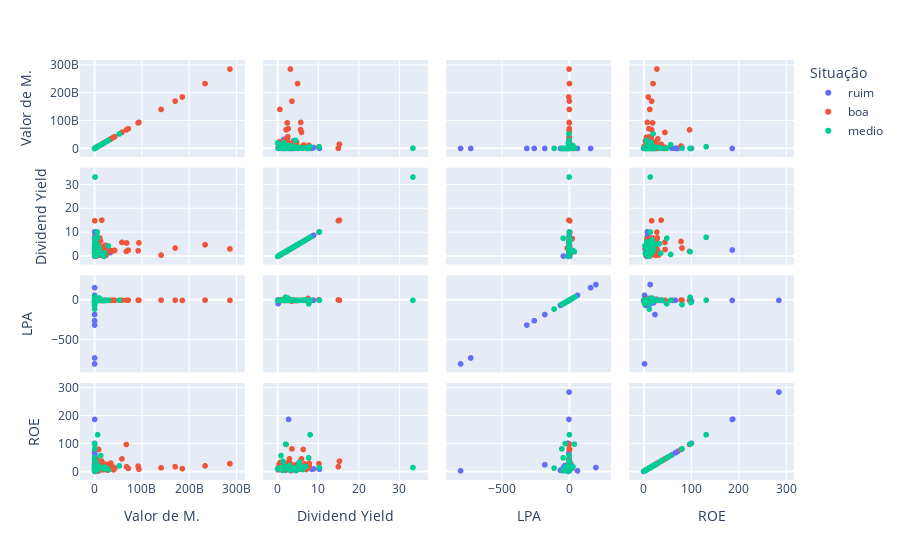

Notebook source saved alongside this figure:
### Code cell
grafico = px.scatter_matrix(df, dimensions=["Valor de M.", 'Dividend Yield', "LPA", "ROE"], color='Situação')
grafico.show()
